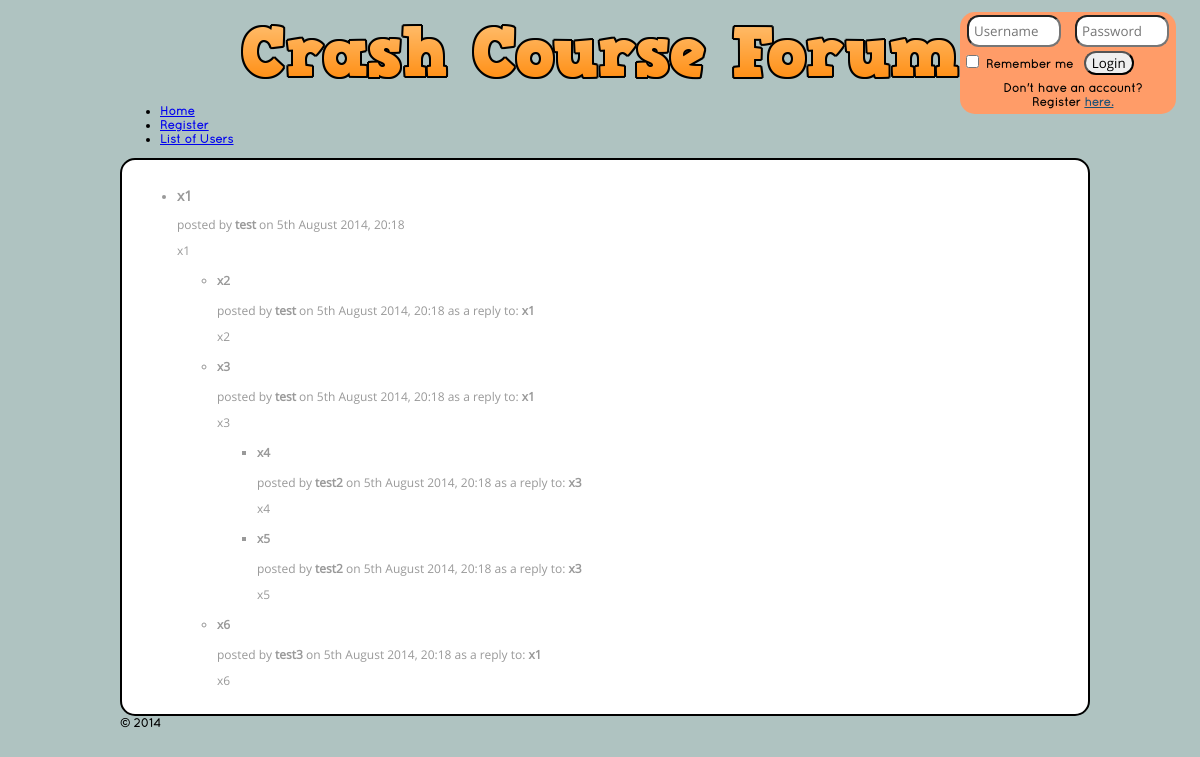
/index.php?loc=showpost&pa=1&pd=2014-08-05 20:18:51, run on the app's committed database.
### tables this page shows
create table post
(
author int  not null,
clocked datetime  not null,
content varchar(256) not null,
subject varchar(128) not null,
udel boolean default false,
foreign key(author) references user(uid) on delete cascade,
primary key(author, clocked)
);

create table user 
(
uid int not null auto_increment,
alias varchar(16) not null,
pwd blob not null,
lastonline datetime not null,
type enum('O', 'A') not null,
primary key(uid),
unique(alias)
);

### functions.php (the view, shortened to what this page needs)
<?php
function showPost($pa, $pd) {
	$sqlP = sprintf("select * from post where author=%s and clocked='%s'", $pa, $pd);
	$uAlias = getAlias($pa);
	$queryP = sendQuery($sqlP);
	$rowc = $queryP->num_rows;
	if($rowc === 0) {
		$result = 'The selected post doesn\'t exist';
	} else {
	$rowP = $queryP->fetch_row();
	$result = sprintf("<ul><li><h3>%s</h3> posted by <b>%s</b> on %s <p>%s</p>", $rowP[3], $uAlias, date("jS F Y, H:i", strtotime($rowP[1])), $rowP[2]);
	}
	$result .= '</li>';
	$resultT = showThread($pa, $pd);
	if(empty($resultT) && $rowc != 0) {
		$result .= '<p>No one replied to this post.</p>';
	} else {
		$result .= $resultT;
	}
	$result .= '</ul>';
	echo $result;
}
function showThread($pa, $pd) {
	$sql = sprintf("select * from post p join (select * from thread where authororg = %s and clockedorg = '%s') s on p.author = s.author and p.clocked = s.clocked", $pa, $pd);
	$sql2 = ("select subject from post where author=".$pa." and clocked='".$pd."'");
	$query = sendQuery($sql);
	$query2 = sendQuery($sql2);
	$subjectReply = $query2->fetch_object()->subject;
	$rowc = $query->num_rows;
	if($rowc === 0) {
		return;
	} else {
		$result = '<ul>';
								while($row = $query->fetch_row()) {
										$uAlias = getAlias($row[0]);
										$result .= sprintf("<li><h4>%s</h4> posted by <b>%s</b> on %s as a reply to: <b>%s</b><p>%s</p>", $row[3], $uAlias, date("jS F Y, H:i", strtotime($row[1])), $subjectReply, $row[2]);
										$result .= showThread( $row[0], $row[1]);
										$result .= '</li>';
										}
	}
			$result .= '</ul>';
	return $result;
	}
function getAlias($uid) {
	$q = sendQuery("select alias from user where uid='$uid'");
	$r = $q->fetch_row();
	return $r[0];
}
function sendQuery($query) {
try {
$mysqli = new mysqli(HOST,USER, UPWD, DBNAME);
	$result = $mysqli->query($query);
return $result;
} catch (Exception $e) {
	if(isset($_GET['debug'])) {
		echo "Debug mode on.<br>".$e->getMessage();
		return false;
	}
}
}
?>

### style.css (style rules this page uses)
html, button, input, select, textarea { font-family: "open" !important; }
body { background-color: #afc3c1; font: 600 12px/14px "qs", Verdana, sans-serif; }

### data on the page
post: subject "x1", clocked "5th August 2014, 20:18", content "x1"
user: alias "test"
post: subject "x2", author.alias "test", clocked "5th August 2014, 20:18", subjectReply "x1", content "x2"
post: subject "x3", author.alias "test", clocked "5th August 2014, 20:18", subjectReply "x1", content "x3"
post: subject "x4", author.alias "test2", clocked "5th August 2014, 20:18", subjectReply "x3", content "x4"
post: subject "x5", author.alias "test2", clocked "5th August 2014, 20:18", subjectReply "x3", content "x5"
post: subject "x6", author.alias "test3", clocked "5th August 2014, 20:18", subjectReply "x1", content "x6"
